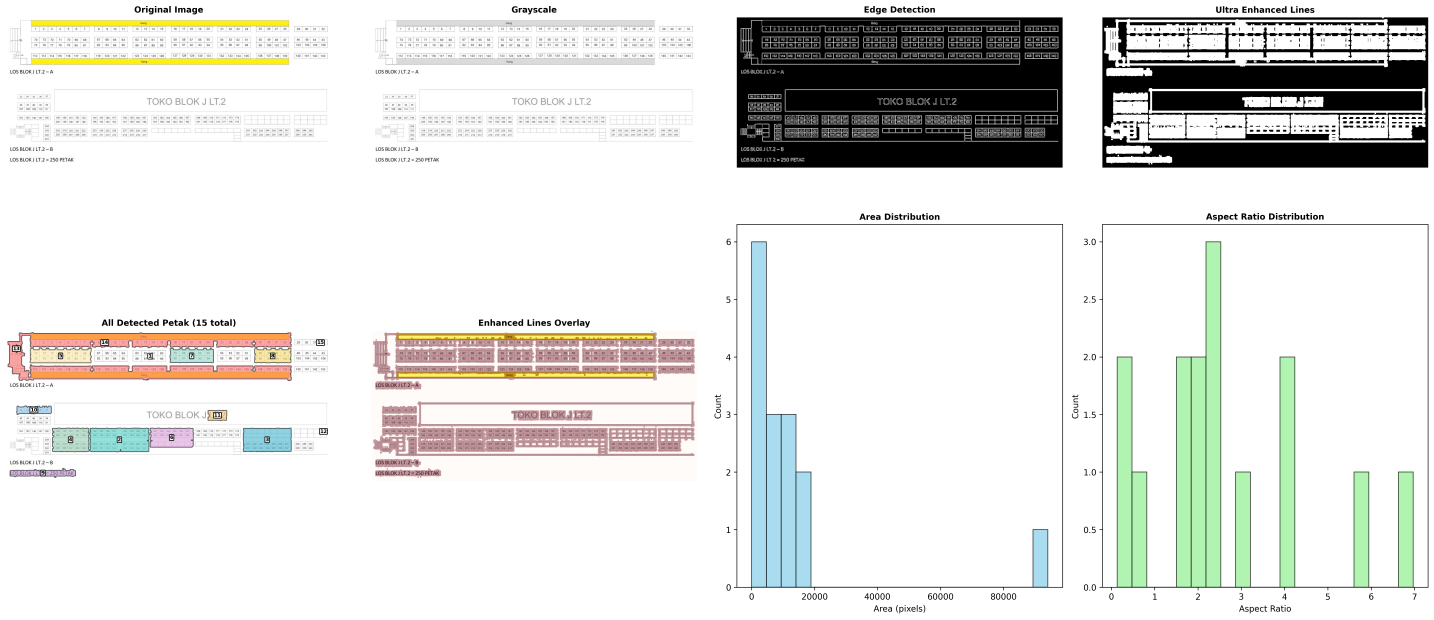
#> input picture ultra_sensitive_detection_60_edit.png, 7169 x 3096 px (shown at 1/5 size); its folder holds only this picture in this run
$ python ultra_sensitive_detector.py   (older library calls are emulated)
#> lines starting #> are read from the running program, lines starting #| are printed output that depends on the picture; after the words box and inside, x2 and y2 are one past the last pixel; in counts of white or black regions, pixels touching at a corner belong together
#!/usr/bin/env python3
"""
Ultra Sensitive Detector - Deteksi maksimal petak dengan multiple enhancement techniques
Kombinasi berbagai metode untuk mendeteksi semua petak yang mungkin ada
"""

import cv2
import numpy as np
import matplotlib.pyplot as plt
import json
import os
import sys

# Set matplotlib backend
import matplotlib
matplotlib.use('TkAgg')

class UltraSensitiveDetector:
    def __init__(self):
        self.colors = [
            '#FF6B6B', '#4ECDC4', '#45B7D1', '#96CEB4', '#FFEAA7',
            '#DDA0DD', '#98D8C8', '#F7DC6F', '#BB8FCE', '#85C1E9',
            '#F8C471', '#BDC3C7', '#E74C3C', '#3498DB', '#2ECC71',
            '#F39C12', '#9B59B6', '#1ABC9C', '#E67E22', '#34495E',
            '#16A085', '#27AE60', '#2980B9', '#8E44AD', '#F1C40F'
        ]

    def ultra_enhance_lines(self, image):
        """Ultra enhancement dengan multiple techniques"""
        print("🔍 Ultra enhancing thin lines with multiple techniques...")

        # Convert to grayscale
        if len(image.shape) == 3:
            gray = cv2.cvtColor(image, cv2.COLOR_BGR2GRAY)
        else:
            gray = image.copy()

        # Technique 1: Multiple Canny edge detection dengan parameter berbeda
        edges1 = cv2.Canny(gray, 30, 100)  # Lebih sensitif
        edges2 = cv2.Canny(gray, 50, 150)  # Standard
        edges3 = cv2.Canny(gray, 70, 200)  # Lebih strict

        # Technique 2: Sobel edge detection
        sobelx = cv2.Sobel(gray, cv2.CV_64F, 1, 0, ksize=3)
        sobely = cv2.Sobel(gray, cv2.CV_64F, 0, 1, ksize=3)
        sobel = np.sqrt(sobelx**2 + sobely**2)
        sobel = np.uint8(sobel * 255 / np.max(sobel))
        _, sobel_thresh = cv2.threshold(sobel, 50, 255, cv2.THRESH_BINARY)

        # Technique 3: Multiple adaptive thresholds
        adaptive1 = cv2.adaptiveThreshold(gray, 255, cv2.ADAPTIVE_THRESH_GAUSSIAN_C,
                                        cv2.THRESH_BINARY_INV, 11, 2)
        adaptive2 = cv2.adaptiveThreshold(gray, 255, cv2.ADAPTIVE_THRESH_MEAN_C,
                                        cv2.THRESH_BINARY_INV, 11, 2)

        # Technique 4: Multiple simple thresholds
        _, thresh1 = cv2.threshold(gray, 80, 255, cv2.THRESH_BINARY_INV)
        _, thresh2 = cv2.threshold(gray, 120, 255, cv2.THRESH_BINARY_INV)
        _, thresh3 = cv2.threshold(gray, 160, 255, cv2.THRESH_BINARY_INV)
        _, thresh4 = cv2.threshold(gray, 200, 255, cv2.THRESH_BINARY_INV)

        # Technique 5: Laplacian dengan multiple thresholds
        laplacian = cv2.Laplacian(gray, cv2.CV_64F)
        laplacian = np.uint8(np.absolute(laplacian))
        _, lap1 = cv2.threshold(laplacian, 5, 255, cv2.THRESH_BINARY)
        _, lap2 = cv2.threshold(laplacian, 15, 255, cv2.THRESH_BINARY)
        _, lap3 = cv2.threshold(laplacian, 25, 255, cv2.THRESH_BINARY)

        # Combine all techniques
        combined = cv2.bitwise_or(edges1, edges2)
        combined = cv2.bitwise_or(combined, edges3)
        combined = cv2.bitwise_or(combined, sobel_thresh)
        combined = cv2.bitwise_or(combined, adaptive1)
        combined = cv2.bitwise_or(combined, adaptive2)
        combined = cv2.bitwise_or(combined, thresh1)
        combined = cv2.bitwise_or(combined, thresh2)
        combined = cv2.bitwise_or(combined, thresh3)
        combined = cv2.bitwise_or(combined, thresh4)
        combined = cv2.bitwise_or(combined, lap1)
        combined = cv2.bitwise_or(combined, lap2)
        combined = cv2.bitwise_or(combined, lap3)

        # Aggressive morphological operations
        # Close small gaps
        kernel_close = np.ones((3, 3), np.uint8)
        combined = cv2.morphologyEx(combined, cv2.MORPH_CLOSE, kernel_close)

        # Dilate untuk menebalkan garis
        kernel_dilate = np.ones((2, 2), np.uint8)
        combined = cv2.dilate(combined, kernel_dilate, iterations=2)

        # Close lagi untuk menghubungkan garis yang terputus
        combined = cv2.morphologyEx(combined, cv2.MORPH_CLOSE, kernel_close)

        # Final dilation untuk memastikan garis cukup tebal
        kernel_final = np.ones((3, 3), np.uint8)
        enhanced = cv2.dilate(combined, kernel_final, iterations=1)

        return enhanced, gray, edges2

    def detect_all_possible_rectangles(self, enhanced_image, original_gray):
        """Deteksi semua rectangle yang mungkin dengan parameter yang sangat sensitif"""
        print("🎯 Detecting all possible rectangles with ultra-sensitive parameters...")

        # Find contours dengan multiple retrieval modes
        contours_external, _ = cv2.findContours(enhanced_image, cv2.RETR_EXTERNAL, cv2.CHAIN_APPROX_SIMPLE)
        contours_tree, _ = cv2.findContours(enhanced_image, cv2.RETR_TREE, cv2.CHAIN_APPROX_SIMPLE)

        # Combine contours
        all_contours = contours_external + contours_tree
        print(f"   Found {len(all_contours)} total contours")

        # Ultra-sensitive filtering
        rectangles = []
        min_area = 20  # Sangat kecil untuk menangkap petak kecil
        max_area = 100000  # Sangat besar untuk menangkap petak besar

        for i, contour in enumerate(all_contours):
            area = cv2.contourArea(contour)

            # Filter berdasarkan area
            if area < min_area or area > max_area:
                continue

            # Get bounding rectangle
            x, y, w, h = cv2.boundingRect(contour)
            aspect_ratio = w / h if h > 0 else 0

            # Filter berdasarkan aspect ratio (sangat longgar)
            if aspect_ratio < 0.1 or aspect_ratio > 10.0:
                continue

            # Calculate rectangularity
            rect_area = w * h
            rectangularity = area / rect_area if rect_area > 0 else 0

            # Filter berdasarkan rectangularity (sangat longgar)
            if rectangularity < 0.2:
                continue

            # Approximate contour
            epsilon = 0.03 * cv2.arcLength(contour, True)  # Lebih longgar
            approx = cv2.approxPolyDP(contour, epsilon, True)

            # Filter berdasarkan vertices (3-10 untuk menangkap berbagai bentuk)
            if len(approx) < 3 or len(approx) > 10:
                continue

            # Calculate center
            M = cv2.moments(contour)
            if M["m00"] != 0:
                cx = int(M["m10"] / M["m00"])
                cy = int(M["m01"] / M["m00"])
            else:
                cx, cy = x + w//2, y + h//2

            rectangles.append({
                'contour': contour,
                'approx': approx,
                'bbox': (x, y, w, h),
                'area': area,
                'center': (cx, cy),
                'aspect_ratio': aspect_ratio,
                'rectangularity': rectangularity,
                'vertices': len(approx)
            })

        print(f"   Filtered to {len(rectangles)} potential rectangles")
        return rectangles

    def smart_duplicate_removal(self, rectangles, distance_threshold=15):
        """Smart removal of overlapping rectangles"""
        if len(rectangles) <= 1:
            return rectangles

        # Sort by area (largest first)
        sorted_rects = sorted(rectangles, key=lambda x: x['area'], reverse=True)

        filtered = []
        used_centers = set()

        for rect in sorted_rects:
            center_key = (rect['center'][0] // 10, rect['center'][1] // 10)

            # Check if this center is already used
            is_duplicate = False
            for used_center in used_centers:
                dist = np.sqrt((center_key[0] - used_center[0])**2 +
                             (center_key[1] - used_center[1])**2)
                if dist < distance_threshold:
                    is_duplicate = True
                    break

            if not is_duplicate:
                filtered.append(rect)
                used_centers.add(center_key)

        print(f"   Smart duplicate removal: {len(rectangles)} -> {len(filtered)} rectangles")
        return filtered

    def create_comprehensive_visualization(self, image, enhanced_image, edges, rectangles, output_path):
        """Buat visualisasi komprehensif"""
        try:
            fig, axes = plt.subplots(2, 4, figsize=(24, 12))

            # Original image
            if len(image.shape) == 3:
                axes[0,0].imshow(cv2.cvtColor(image, cv2.COLOR_BGR2RGB))
            else:
                axes[0,0].imshow(image, cmap='gray')
            axes[0,0].set_title('Original Image', fontsize=10, fontweight='bold')
            axes[0,0].axis('off')

            # Grayscale
            axes[0,1].imshow(cv2.cvtColor(image, cv2.COLOR_BGR2GRAY), cmap='gray')
            axes[0,1].set_title('Grayscale', fontsize=10, fontweight='bold')
            axes[0,1].axis('off')

            # Edge detection
            axes[0,2].imshow(edges, cmap='gray')
            axes[0,2].set_title('Edge Detection', fontsize=10, fontweight='bold')
            axes[0,2].axis('off')

            # Ultra enhanced lines
            axes[0,3].imshow(enhanced_image, cmap='gray')
            axes[0,3].set_title('Ultra Enhanced Lines', fontsize=10, fontweight='bold')
            axes[0,3].axis('off')

            # Detected rectangles overlay
            if len(image.shape) == 3:
                axes[1,0].imshow(cv2.cvtColor(image, cv2.COLOR_BGR2RGB))
            else:
                axes[1,0].imshow(image, cmap='gray')

            # Draw rectangles
            for i, rect in enumerate(rectangles):
                color = self.colors[i % len(self.colors)]
                contour = rect['contour']

                # Draw filled contour
                axes[1,0].fill(contour[:, 0, 0], contour[:, 0, 1],
                             color=color, alpha=0.6, edgecolor='black', linewidth=1)

                # Add number
                axes[1,0].text(rect['center'][0], rect['center'][1], str(i+1),
                             ha='center', va='center', fontsize=6, fontweight='bold',
                             color='black', bbox=dict(boxstyle="round,pad=0.1",
                                                     facecolor='white', alpha=0.9))

            axes[1,0].set_title(f'All Detected Petak ({len(rectangles)} total)', fontsize=10, fontweight='bold')
            axes[1,0].axis('off')

            # Enhanced lines overlay
            if len(image.shape) == 3:
                axes[1,1].imshow(cv2.cvtColor(image, cv2.COLOR_BGR2RGB))
            else:
                axes[1,1].imshow(image, cmap='gray')

            # Overlay enhanced lines
            enhanced_overlay = enhanced_image.copy()
            enhanced_overlay[enhanced_overlay > 0] = 255
            axes[1,1].imshow(enhanced_overlay, cmap='Reds', alpha=0.4)
            axes[1,1].set_title('Enhanced Lines Overlay', fontsize=10, fontweight='bold')
            axes[1,1].axis('off')

            # Area distribution
            if rectangles:
                areas = [rect['area'] for rect in rectangles]
                axes[1,2].hist(areas, bins=20, alpha=0.7, color='skyblue', edgecolor='black')
                axes[1,2].set_title('Area Distribution', fontsize=10, fontweight='bold')
                axes[1,2].set_xlabel('Area (pixels)')
                axes[1,2].set_ylabel('Count')
            else:
                axes[1,2].text(0.5, 0.5, 'No rectangles detected', ha='center', va='center')
                axes[1,2].set_title('Area Distribution', fontsize=10, fontweight='bold')

            # Aspect ratio distribution
            if rectangles:
                aspect_ratios = [rect['aspect_ratio'] for rect in rectangles]
                axes[1,3].hist(aspect_ratios, bins=20, alpha=0.7, color='lightgreen', edgecolor='black')
                axes[1,3].set_title('Aspect Ratio Distribution', fontsize=10, fontweight='bold')
                axes[1,3].set_xlabel('Aspect Ratio')
                axes[1,3].set_ylabel('Count')
            else:
                axes[1,3].text(0.5, 0.5, 'No rectangles detected', ha='center', va='center')
                axes[1,3].set_title('Aspect Ratio Distribution', fontsize=10, fontweight='bold')

            plt.tight_layout()

            # Save figure
            plt.savefig(output_path, dpi=300, bbox_inches='tight')
            print(f"✅ Comprehensive visualization saved: {output_path}")

            # Show figure
            try:
                plt.show()
            except Exception as e:
                print(f"⚠️  Could not display figure: {e}")

            return True

        except Exception as e:
            print(f"❌ Visualization failed: {e}")
            return False

    def save_ultra_detailed_report(self, rectangles, output_path):
        """Simpan laporan ultra detail"""
        try:
            report = {
                'total_petak': len(rectangles),
                'detection_method': 'ultra_sensitive_detection',
                'detection_parameters': {
                    'min_area': 20,
                    'max_area': 100000,
                    'min_aspect_ratio': 0.1,
                    'max_aspect_ratio': 10.0,
                    'min_rectangularity': 0.2,
                    'min_vertices': 3,
                    'max_vertices': 10
                },
                'petak_details': []
            }

            for i, rect in enumerate(rectangles):
                x, y, w, h = rect['bbox']
                petak_info = {
                    'petak_id': i + 1,
                    'position': {
                        'x': int(x),
                        'y': int(y),
                        'width': int(w),
                        'height': int(h),
                        'center_x': int(rect['center'][0]),
                        'center_y': int(rect['center'][1])
                    },
                    'properties': {
                        'area': float(rect['area']),
                        'aspect_ratio': float(rect['aspect_ratio']),
                        'rectangularity': float(rect['rectangularity']),
                        'vertices': int(rect['vertices'])
                    }
                }
                report['petak_details'].append(petak_info)

            with open(output_path, 'w', encoding='utf-8') as f:
                json.dump(report, f, indent=2, ensure_ascii=False)

            print(f"✅ Ultra detailed report saved: {output_path}")
            return True

        except Exception as e:
            print(f"❌ Failed to save report: {e}")
            return False

def main():
    """Main function untuk ultra sensitive detection"""
    detector = UltraSensitiveDetector()

    print("🔬 ULTRA SENSITIVE DETECTOR")
    print("=" * 60)
    print("Deteksi maksimal petak dengan multiple enhancement techniques")
    print("Kombinasi berbagai metode untuk hasil optimal")
    print("=" * 60)

    # Find image files
    image_extensions = ['.png', '.jpg', '.jpeg', '.bmp', '.tiff', '.webp']
    image_files = []

    for file in os.listdir('.'):
        if any(file.lower().endswith(ext) for ext in image_extensions):
            if os.path.getsize(file) > 0:
                image_files.append(file)

    if not image_files:
        print("❌ No image files found")
        return

    print(f"✅ Found {len(image_files)} image files:")
    for i, file in enumerate(image_files):
        size_mb = os.path.getsize(file) / (1024*1024)
        print(f"   {i+1}. {file} ({size_mb:.1f} MB)")

    # Select image
    if len(sys.argv) > 1:
        image_path = sys.argv[1]
        if not os.path.exists(image_path):
            print(f"❌ File not found: {image_path}")
            return
    else:
        image_path = image_files[0]

    print(f"\n🔍 Processing: {image_path}")

    # Load image
    image = cv2.imread(image_path)
#> image is the input picture: shape (3096, 7169, 3); mean B, G, R 223, 225.9, 225.1
    if image is None:
        print(f"❌ Cannot read image: {image_path}")
        return

    print(f"✅ Image loaded: {image.shape[1]}x{image.shape[0]} pixels")
#| ✅ Image loaded: 7169x3096 pixels

    # Ultra enhance lines
    enhanced_image, gray, edges = detector.ultra_enhance_lines(image)
#> in ultra_enhance_lines, `edges1 = cv2.Canny(gray, 30, 100)`:
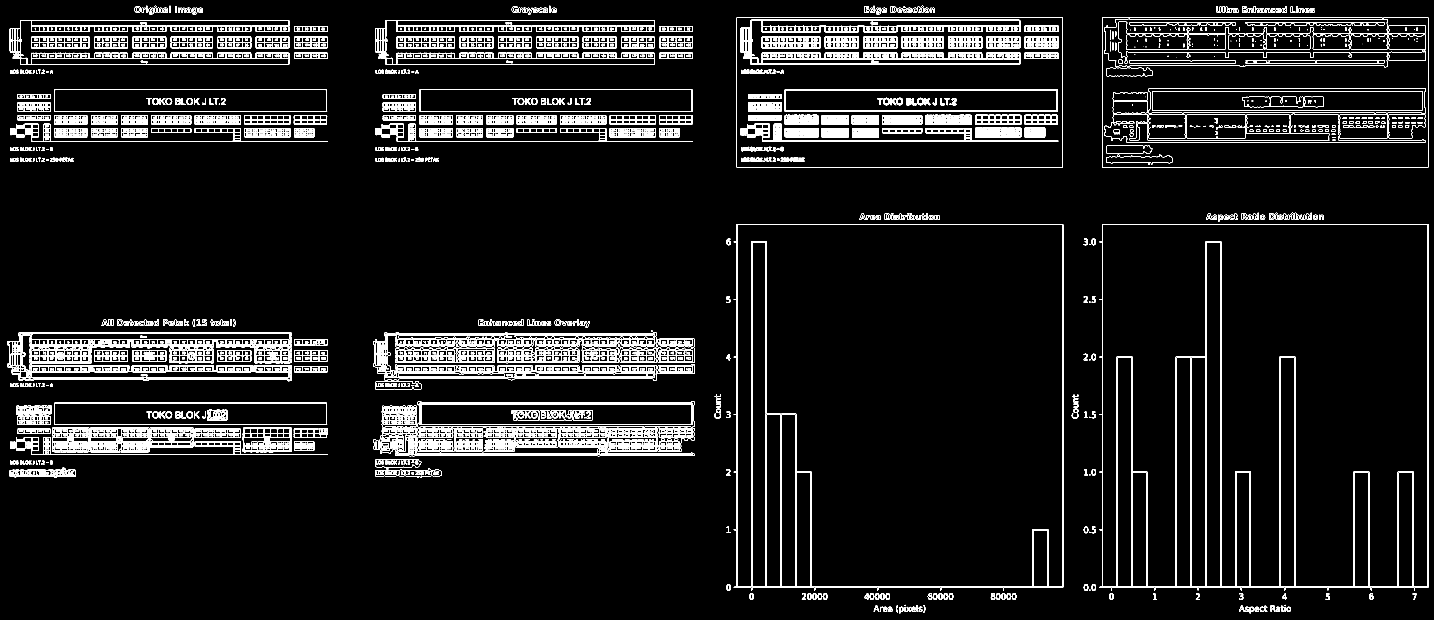
#> edges1: shape (3096, 7169) (shown at 1/5 size); 3.3% white in thin lines or dots
#> in ultra_enhance_lines, `sobelx = cv2.Sobel(gray, cv2.CV_64F, 1, 0, ksize=3)`:
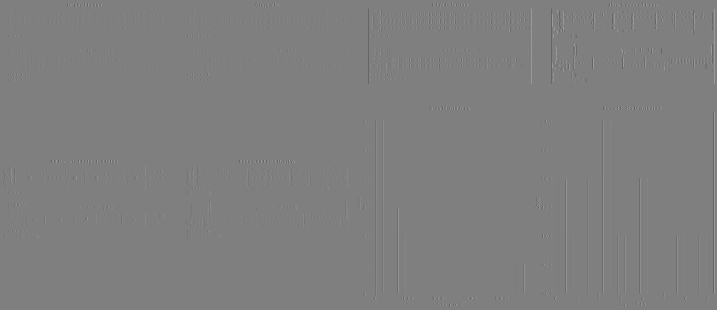
#> sobelx: shape (3096, 7169) float64 (shown at 1/10 size); min -1020, max 1020, mean 0; drawn with min black and max white
#> in ultra_enhance_lines, `sobel = np.sqrt(sobelx**2 + sobely**2)`:
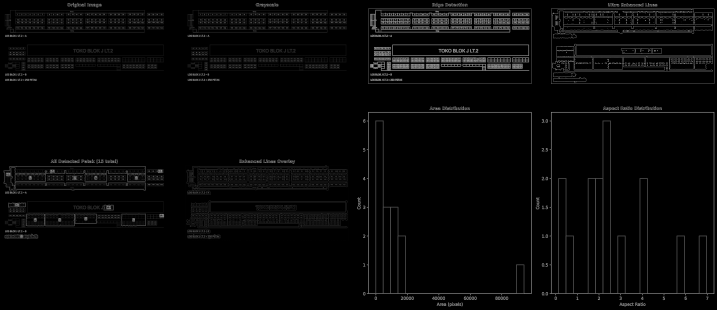
#> sobel: shape (3096, 7169) float64 (shown at 1/10 size); min 0, max 1106.1, mean 30.8; drawn with min black and max white
#> in ultra_enhance_lines, `combined = cv2.bitwise_or(combined, adaptive2)`:
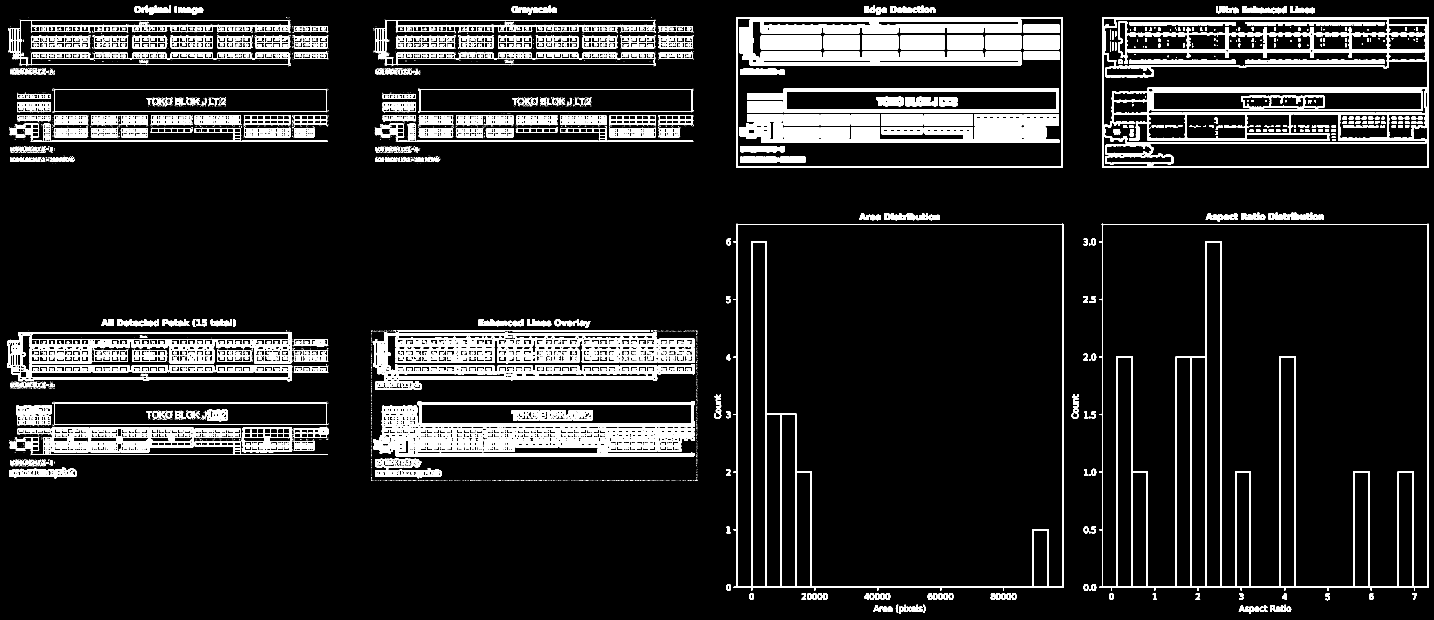
#> combined: shape (3096, 7169) (shown at 1/5 size); 9.6% white; 9845 white regions (7608 under 20 px), largest, box (x1, y1, x2, y2) and area: (5511, 86, 7142, 839) 181678, (3698, 94, 5106, 329) 149491, (5496, 1119, 7144, 2953) 127012
#> (the rest of the program and of its run is left out)
